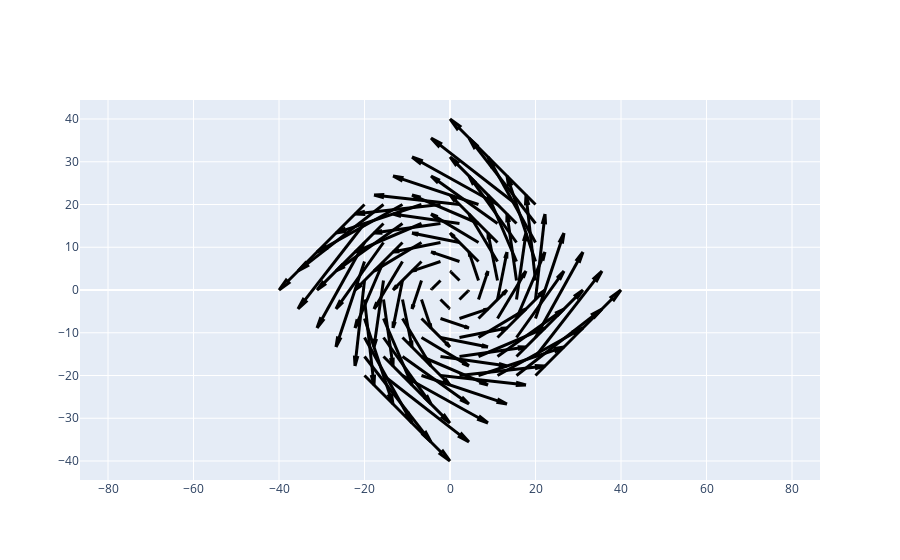

The cell this chart's notebook holds for it:
### Markdown cell above
Agora vamos plotar esse campo vetorial utilizando a função *vector* do modulo *av_utils*

### Code cell
field1_np = sp.lambdify([x,y],tuple(field1(x,y).components.values()))

xx, yy = np.mgrid[-20:20:10j, -20:20:10j]

uu,vv = field1_np(xx,yy)

av.vector(x=xx, y=yy, u=uu, v=vv)

### Figure 1 — Plotly figure (JSON) as saved in the notebook; plotly's stock layout.template omitted (floating-point values rounded to 4 significant figures; data arrays with more than 128 entries replaced by an {"elided": "..."} marker saying what was removed)
{"data": [{"fill": "toself", "line": {"color": "black", "width": 3}, "mode": "lines", "opacity": 1, "type": "scatter", "x": {"elided": "800 float values"}, "y": {"elided": "800 float values"}}], "layout": {"autosize": true, "showlegend": false, "xaxis": {"autorange": true, "domain": [0, 1], "range": [-126.9, 126.9], "showgrid": true, "type": "linear", "zeroline": true}, "yaxis": {"autorange": true, "domain": [0, 1], "range": [-44.44, 44.44], "scaleanchor": "x", "scaleratio": 1, "showgrid": true, "type": "linear", "zeroline": true}}}
